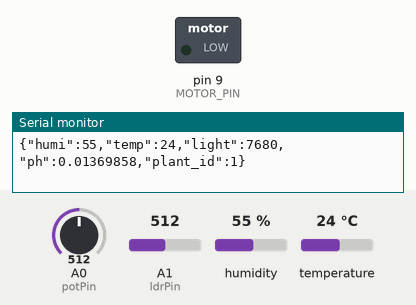
Recording of a sketch running on a simulated Arduino Uno, built with avr-gcc and run on an emulated ATmega328P. Parts: switched loads named in the sketch (green lamp = pin HIGH), the last lines printed to the serial monitor. The test bench sets the inputs (shaded band); at power-on: temperature 24 °C, A0 (potPin) = 512, A1 (ldrPin) = 512, humidity 55 %.

Above: at 2.8 s.
2.9 s: temperature set to 28 °C
At 5.5 s:
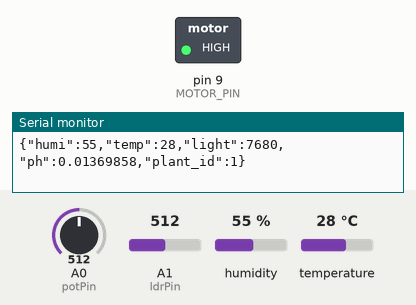
6.6 s: temperature set to 12 °C
At 8.8 s:
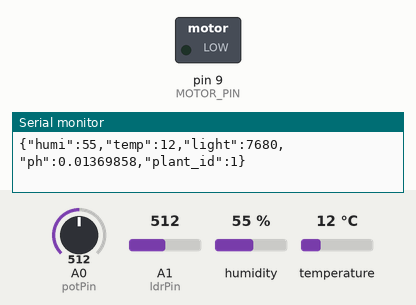
10.3 s: temperature set to 33 °C
At 12.1 s:
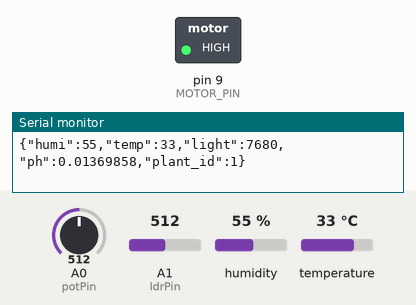
Timing chart, 0 to 13.6 s (numbered marks = the images above; inputs shaded):
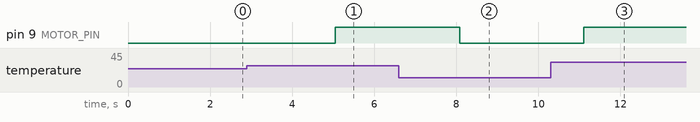

Measured:
- the behaviour switches between 26 and 27 °C on temperature (found by bisection; images 0 and 1)
- after the input at 2.9 s, pin 9 (MOTOR_PIN): LOW → HIGH after 2.2 s
- after the input at 6.6 s, pin 9 (MOTOR_PIN): HIGH → LOW after 1.5 s
- after the input at 10.3 s, pin 9 (MOTOR_PIN): LOW → HIGH after 0.81 s

The sketch:

final.ino
```cpp
#include <DHT.h>
#include <ArduinoJson.h>

const int potPin = A0;
#define MOTOR_PIN 9
#define DHTPIN 4     // Define a porta digital 4 como a porta de dados do sensor
#define DHTTYPE DHT11 // Define o tipo de sensor como DHT11
const int ldrPin = A1; // Pino A1 como entrada analógica para o sensor LDR
DynamicJsonDocument doc(1024);


DHT dht(DHTPIN, DHTTYPE); // Inicializa o objeto DHT

void setup() {
  pinMode(MOTOR_PIN, OUTPUT);
  int ldrValue = analogRead(ldrPin); // Lê o valor analógico do sensor LDR
  Serial.begin(9600); // Inicializa a comunicação serial com a taxa de baud 9600
  dht.begin();        // Inicializa o sensor DHT
}

void loop() {
  delay(2000); // Aguarda 2 segundos para evitar leituras frequentes
  String data_JSON;

  float valph =  analogRead(potPin);
  float ph = (valph / 73.00) - 7;


  // le a quantidade de luz do ambiente
  int ldrValue = analogRead(ldrPin); // Lê o valor analógico do sensor LDR

  // Lê a umidade relativa
  float humidity = dht.readHumidity();

  // Lê a temperatura em graus Celsius
  float temperature = dht.readTemperature();

  // Verifica se a leitura do sensor foi bem-sucedida
  if (isnan(humidity) || isnan(temperature)) {
    Serial.println("Erro ao ler o sensor DHT!");
  } else {
    // Exibe os dados no monitor serial
    doc["humi"] = humidity;
    doc["temp"] = temperature;
    doc["light"] = ldrValue * 15;
    doc["ph"] = ph;
    doc["plant_id"] = 1;
    if (temperature > 26) {
      // Liga o motor DC
      digitalWrite(MOTOR_PIN, HIGH);
    } else {
      // Desliga o motor DC
      digitalWrite(MOTOR_PIN, LOW);
    }
  serializeJson(doc, data_JSON);
  Serial.println(data_JSON);
  }
  delay(1000);
}
```
